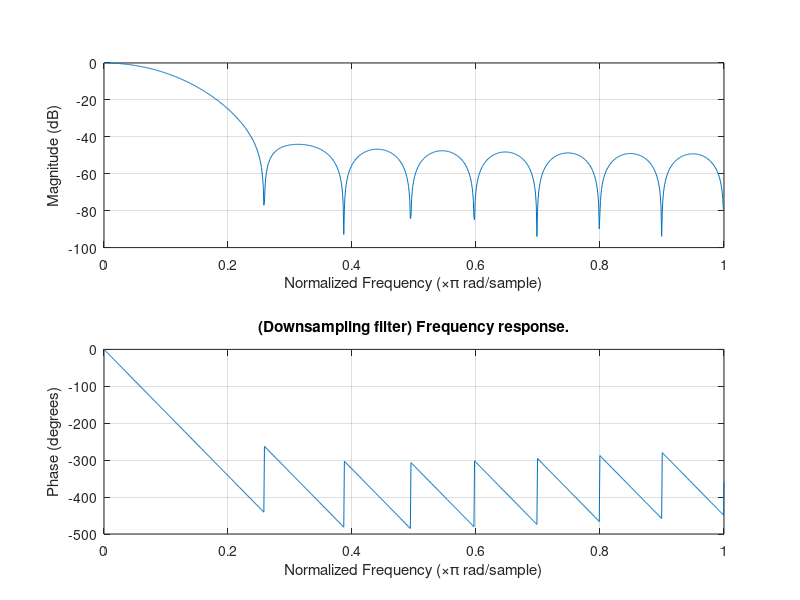

Write the MATLAB code that produced this figure. (Note: this script raises an error after producing the figure.)
%Downsample z-stack with an integer factor. The input is band-passed with a
%bandpass-filter
clc;
close all;
clear all;
Md = 13; %Downsampling factor in z
Mu = 8; %Upsampling factor in z. The combined factor between downsampling and upsampling will be a new resampling factor of Mu/Mz
L = 19; %Filter length
h = fir1(L,1/Md*0.9);
figure(1);freqz(h,1,1024);
title('(Downsampling filter) Frequency response.');


%Dimension of each image
curfolder = 'D:\Mikhail\QDIC\Embryos_2016_02_26\checkpoint5_zee_timelapse';
outdir = 'D:\Mikhail\QDIC\Embryos_2016_02_26\20x_data\Checkpoint5_zee_timelapse\Raw_frames';
if (~exist(outdir))
    mkdir(outdir);
end
ff=7:7;
tt=0:0;
chh=1;
ii=0;
cc=0;
rr=0;
zz = 0:600;
mm=0:3;
fname =@(odir,f,t,i,ch,c,r,z,m) sprintf('%s\\f%d_t%d_i%d_ch%d_c%d_r%d_z%d_m%d.tif',odir,f,t,i,ch,c,r,z,m);
fname2 =@(odir,f,t,i,ch,c,r,z,str) sprintf('%s\\f%d_t%d_i%d_ch%d_c%d_r%d_z%d_%s.tif',odir,f,t,i,ch,c,r,z,str);




%Now, go downsampling the data
p=gcp;
delete(p);
p=parpool(4);


hr = fir1(L,1/max(Mu,Md)*0.9);
figure(1);freqz(hr,1,1024);
title('(Resampling filter) Frequency response.');
disp(['Downsampling: ' num2str(Md) 'x, upsampling: ' num2str(Mu) 'x...']);
    
%Polyphase filtering, make sure the length of the polyphase filter is  
h_L = length(hr(:));
h_L1 = ceil(h_L/lcm(Md,Mu))*lcm(Md,Mu); %Make sure the length of the filter is a multiple of Mu and Md. This will make the indexing less...crazy.
%Zeropad the data with 0 to make the filter polyphase
h_poly = [hr(:);zeros(h_L1-h_L,1)];
%Select polyphase filter
h_poly_length = h_L1/Md; %Length of each polyphase filter

    
newdatalength = ceil(length(zz)*Mu/Md)*Md;%Make sure the new size is is 
disp(['Original data length: ' num2str(length(zz)) ', new length after upsampling: ' num2str(newdatalength)]);
frametype = 'raw';
parfor f=ff
    for t=tt
        for i=ii
            for ch=chh
                for c=cc
                    for r=rr
                        if (strcmp(frametype,'raw')==1)
                            %Get dimension of the first image
                            tempim = imread(fname(curfolder,ff(1),tt(1),ii(1),chh(1),cc(1),rr(1),zz(1),mm(1)));
                            nrows = size(tempim,1);
                            ncols = size(tempim,2);
                            for m=mm
                                    input_buffer = zeros(nrows,ncols,size(h_poly,1));%Buffer the input
                                    outputidx = 1;
                                    lastidx_non_upsampled = 0; %This is the indices of the original dataset that was added and not upsampled
                                    lastposition_non_upsampled = 0; %Position of the last non-upsampled data

                                    for sampleidx = 1:Md:newdatalength
                                        disp(['Processing at: ' num2str(outputidx) '/' num2str(newdatalength/Md) ' frameidx: ' num2str(m)]);
                                        lastidx = sampleidx; %These are the indices in the upsampled dataset
                                        firstidx = lastidx - Md +1;
                                        if (lastidx ==1)
                                            curim = cast(imread(fname(curfolder,f,t,i,ch,c,r,zz(lastidx),m)),'single');
                                            input_buffer(:,:,1) = curim;
                                            lastidx_non_upsampled = 1; %Only the first sample added
                                            lastposition_non_upsampled = 1; %It is at position 1
                                        else
                                            input_buffer = circshift(input_buffer,Md,3);
                                            lastposition_non_upsampled = lastposition_non_upsampled+Md; %Update the location of the last sample

                                            while (lastposition_non_upsampled>Mu)
                                               lastidx_non_upsampled = lastidx_non_upsampled+1;
                                               curim = cast(imread(fname(curfolder,f,t,i,ch,c,r,zz(lastidx_non_upsampled),m)),'single'); %Read next image in
                                               lastposition_non_upsampled = lastposition_non_upsampled-Mu; %Calculate its new position
                                               input_buffer(:,:,lastposition_non_upsampled)=curim;
                                            end

                                        end
                                        outputim = cast(sum(input_buffer.*repmat(reshape(h_poly,[1 1 length(h_poly(:))]),...
                                                        [size(input_buffer,1),size(input_buffer,2),1]),3),'uint16');

                                        if ((sampleidx>=(h_L1))&(sampleidx<(newdatalength-h_L1)))
                                            outname = fname(outdir,f,t,i,ch,c,r,outputidx,m);
                                            writeTIFF(outputim,outname,'uint16');
                                        end
                                        outputidx = outputidx+1;
                                    end
                            end
                        else
                                    %Get dimension of the first image
                                    tempim = imread(fname2(curfolder,ff(1),tt(1),ii(1),chh(1),cc(1),rr(1),zz(1),'qdic'));
                                    nrows = size(tempim,1);
                                    ncols = size(tempim,2);
                                    input_buffer = zeros(nrows,ncols,size(h_poly,1));%Buffer the input
                                    outputidx = 1;
                                    lastidx_non_upsampled = 0; %This is the indices of the original dataset that was added and not upsampled
                                    lastposition_non_upsampled = 0; %Position of the last non-upsampled data

                                    for sampleidx = 1:Md:newdatalength
                                        disp(['Processing at: ' num2str(outputidx) '/' num2str(newdatalength/Md)]);
                                        lastidx = sampleidx; %These are the indices in the upsampled dataset
                                        firstidx = lastidx - Md +1;
                                        if (lastidx ==1)
                                            curim = cast(imread(fname2(curfolder,f,t,i,ch,c,r,zz(lastidx),'qdic')),'single');
                                            input_buffer(:,:,1) = curim;
                                            lastidx_non_upsampled = 1; %Only the first sample added
                                            lastposition_non_upsampled = 1; %It is at position 1
                                        else
                                            input_buffer = circshift(input_buffer,Md,3);
                                            lastposition_non_upsampled = lastposition_non_upsampled+Md; %Update the location of the last sample

                                            while (lastposition_non_upsampled>Mu)
                                               lastidx_non_upsampled = lastidx_non_upsampled+1;
                                               curim = cast(imread(fname2(curfolder,f,t,i,ch,c,r,zz(lastidx_non_upsampled),'qdic')),'single'); %Read next image in
                                               lastposition_non_upsampled = lastposition_non_upsampled-Mu; %Calculate its new position
                                               input_buffer(:,:,lastposition_non_upsampled)=curim;
                                            end

                                        end
                                        outputim = cast(sum(input_buffer.*repmat(reshape(h_poly,[1 1 length(h_poly(:))]),...
                                                        [size(input_buffer,1),size(input_buffer,2),1]),3),'double');

                                        if ((sampleidx>=(h_L1))&(sampleidx<(newdatalength-h_L1)))
                                            outname = fname2(outdir,f,t,i,ch,c,r,outputidx,'qdic');
                                            writeTIFF(outputim,outname);
                                        end
                                        outputidx = outputidx+1;
                                    end

                            
                            
                        end
                     end
                 end
             end
         end
    end
end



